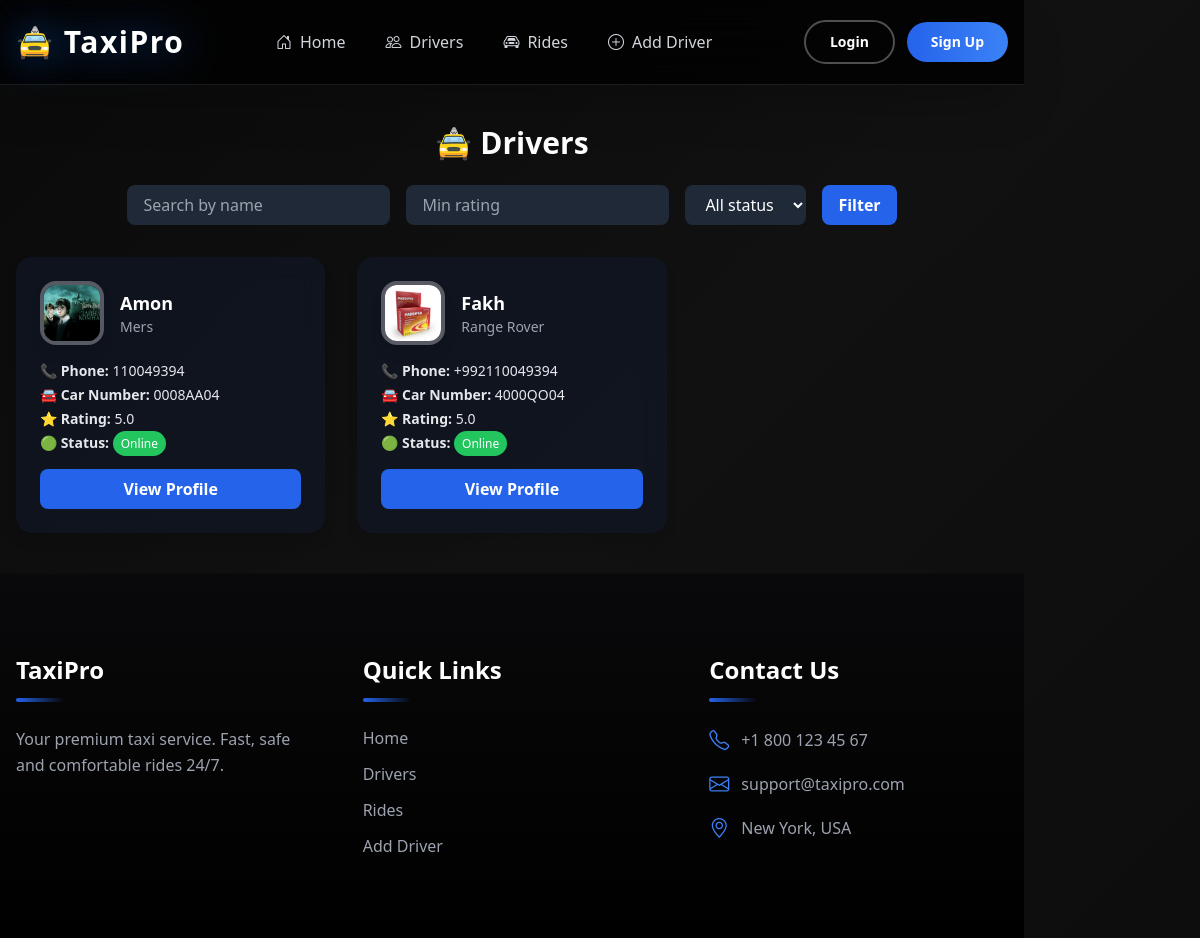
The app's page /drivers/ with its own data.
### drivers/models.py (models this page shows, shortened)
class Drivers(models.Model):
    image = models.ImageField(upload_to='driver_images/', null=True, blank=True)
    name = models.CharField(max_length=100)
    phone_number = models.CharField(max_length=15)
    car_model = models.CharField(max_length=100)
    car_number = models.CharField(max_length=20)
    car_photo = models.ImageField(upload_to='car_images/', null=True, blank=True)
    rating = models.FloatField(default=5.0)
    status = models.BooleanField(default=True)
    created_at = models.DateTimeField(auto_now=True)

### drivers/views.py (the view)
# urls.py: path('', driver_list, name='home'),
def driver_list(request):
    drivers = Drivers.objects.all()
    name = request.GET.get('name')
    min_rating = request.GET.get('min_rating')
    status = request.GET.get('status')
    if name:
        drivers = drivers.filter(name__icontains=name)
    if min_rating:
        try:
            drivers = drivers.filter(rating__gte=float(min_rating))
        except ValueError:
            pass
    if status in ['active', 'inactive']:
        drivers = drivers.filter(status=(status == 'active'))
    return render(request, 'drivers/drivers_list.html', {'drivers': drivers})

### templates/drivers/drivers_list.html (shortened to what this page needs)
{% extends "base.html" %}
{% block main %}
<div class="container mx-auto py-10 px-4">
    <h1 class="text-3xl font-bold text-center mb-6 text-white">🚖 Drivers</h1>
    <form method="get" class="flex flex-col sm:flex-row items-center justify-center mb-8 gap-4">
        <input type="text" name="name" placeholder="Search by name" value="{{ request.GET.name }}"
               class="px-4 py-2 rounded-lg bg-gray-800 text-white placeholder-gray-400 focus:outline-none focus:ring-2 focus:ring-blue-500">
        <input type="number" name="min_rating" placeholder="Min rating" value="{{ request.GET.min_rating }}"
               class="px-4 py-2 rounded-lg bg-gray-800 text-white placeholder-gray-400 focus:outline-none focus:ring-2 focus:ring-blue-500">
        <select name="status" class="px-4 py-2 rounded-lg bg-gray-800 text-white focus:outline-none focus:ring-2 focus:ring-blue-500">
            <option value="">All status</option>
        </select>
        <button type="submit" class="bg-blue-600 hover:bg-blue-700 text-white px-4 py-2 rounded-lg font-semibold transition-colors duration-300">
            Filter
        </button>
    </form>
    <div class="grid grid-cols-1 sm:grid-cols-2 lg:grid-cols-3 gap-8">
        {% for driver in drivers %}
        <div class="bg-gray-900 bg-opacity-70 backdrop-blur-md rounded-2xl shadow-lg p-6 hover:scale-105 transition-transform duration-300">
            <div class="flex items-center mb-4">
                 <div class="driver-img-wrapper w-16 h-16 rounded-2xl overflow-hidden border-4 border-white/30 shadow-lg">
                    {% if driver.image %}
                        <img src="{{ driver.image.url }}" alt="{{ driver.name }}" class="w-full h-full object-cover">
                    {% else %}
                        <div class="w-full h-full bg-gray-700 flex items-center justify-center text-gray-300 text-xs">
                            No Image
                        </div>
                    {% endif %}
                </div>
                <div class="ml-4">
                    <h5 class="text-lg font-semibold text-white">{{ driver.name }}</h5>
                    <p class="text-gray-400 text-sm">{{ driver.car_model }}</p>
                </div>
            </div>
            <ul class="text-gray-200 text-sm mb-4 space-y-1">
                <li>📞 <strong>Phone:</strong> {{ driver.phone_number }}</li>
                <li>🚘 <strong>Car Number:</strong> {{ driver.car_number }}</li>
                <li>⭐ <strong>Rating:</strong> {{ driver.rating }}</li>
                <li>
                    🟢 <strong>Status:</strong>
                    {% if driver.status %}
                        <span class="px-2 py-1 bg-green-500 text-white rounded-full text-xs">Online</span>
                    {% else %}
                        <span class="px-2 py-1 bg-gray-500 text-white rounded-full text-xs">Offline</span>
                    {% endif %}
                </li>
            </ul>
            <a href="{% url 'driver_detail' driver.id %}" class="bg-blue-600 hover:bg-blue-700 text-white py-2 rounded-lg text-center font-semibold transition-colors duration-300 w-full block">
                View Profile
            </a>
        </div>
        {% empty %}
        <p class="text-center text-gray-400 col-span-full">No drivers found.</p>
        {% endfor %}
    </div>
</div>
{% endblock %}

### templates/base.html (style rules this page uses)
body { animation: fadeIn 0.6s ease-out; }
.gradient-bg { background: linear-gradient(135deg, #0a0a0a, #111, #0d0d0d); }

### records on screen
Drivers: image (picture), name "Amon", car_model "Mers", phone_number "110049394", car_number "0008AA04", rating "5.0", status "Online"
Drivers: image (picture), name "Fakh", car_model "Range Rover", phone_number "+992110049394", car_number "4000QO04", rating "5.0", status "Online"
